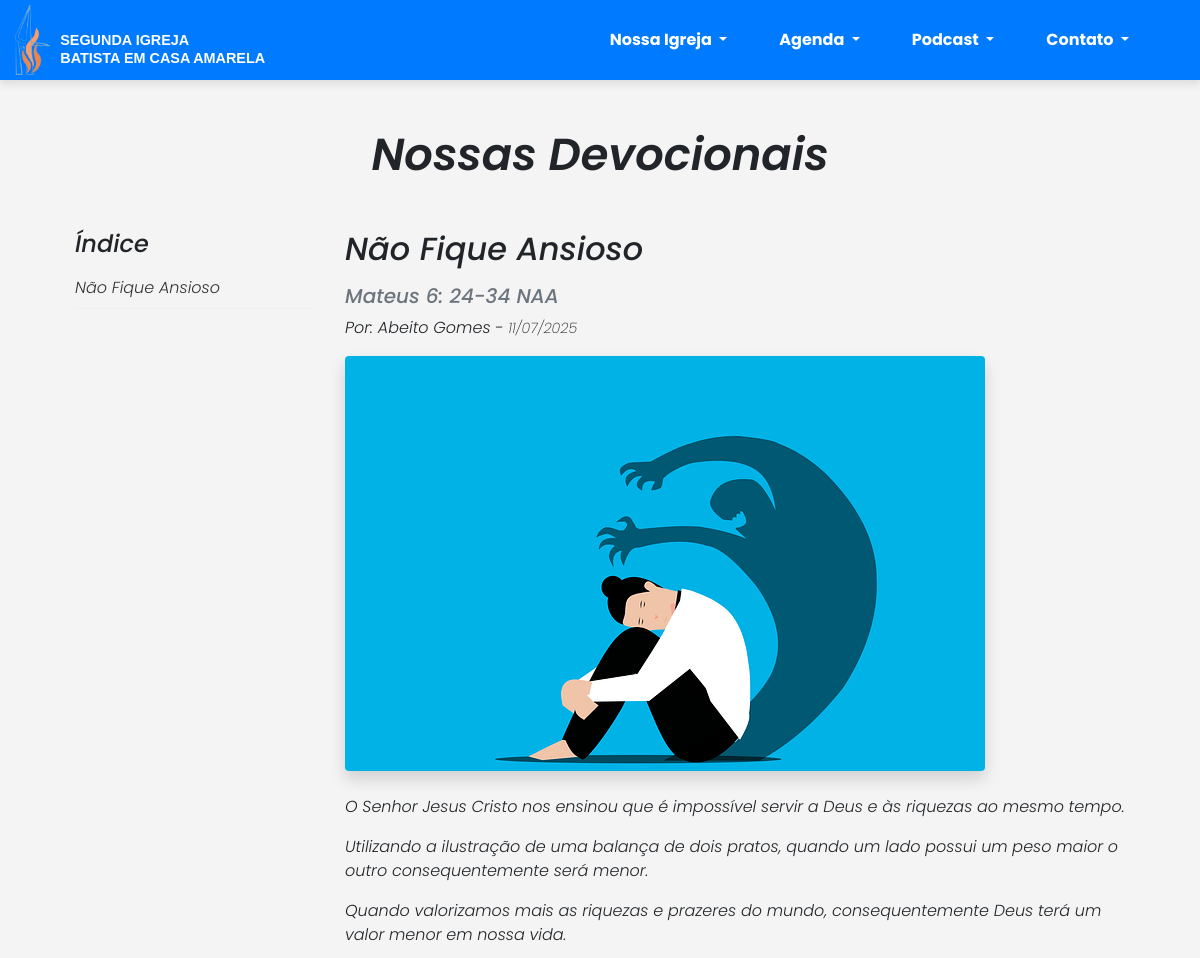
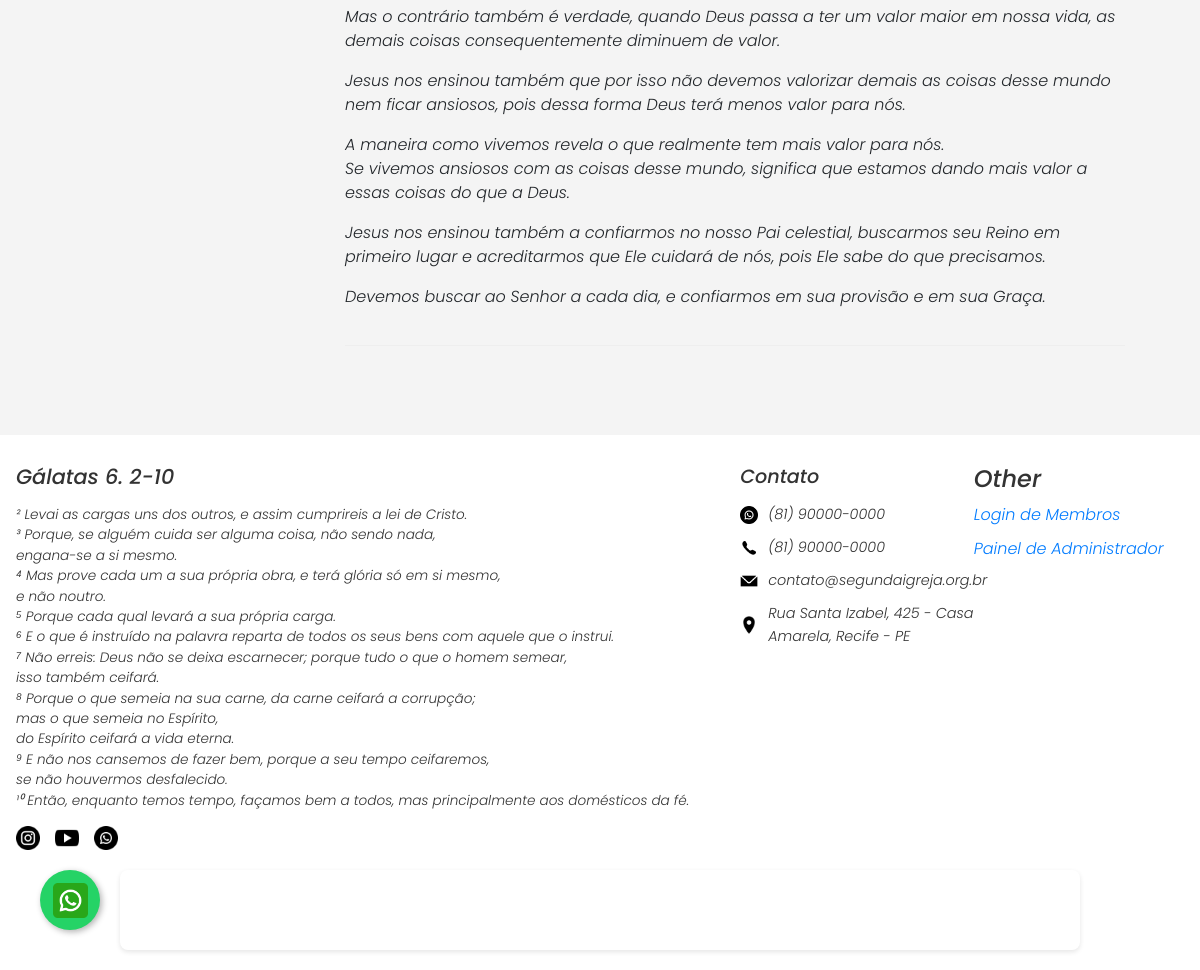
/devocionais/, run on the app's committed database (2 pictures, top to bottom).
### home/models.py (models this page shows, shortened)
class Devocional(models.Model):
    titulo = models.CharField(max_length=200, verbose_name="Título")
    subtitulo = models.CharField(max_length=255, blank=True, null=True, verbose_name="Subtítulo")
    autor = models.CharField(max_length=100, verbose_name="Autor (Assinatura)")
    imagem = models.ImageField(upload_to='devocionais/', verbose_name="Imagem Ilustrativa")
    conteudo = models.TextField(verbose_name="Conteúdo")
    data_publicacao = models.DateTimeField(default=timezone.now, verbose_name="Data de Publicação")
    class Meta:
        verbose_name = "Devocional"
        verbose_name_plural = "Devocionais"
        ordering = ['-data_publicacao']

### home/views.py (the view)
# urls.py: path("devocionais/", views.lista_devocionais, name="lista_devocionais"),
def lista_devocionais(request):
    devocionais = Devocional.objects.all()
    context = {
        'devocionais': devocionais
    }
    return render(request, 'home/lista_devocionais.html', context)

### templates/home/lista_devocionais.html (shortened to what this page needs)
{% extends 'base.html' %}
{% load static %}
{% block extra_css %}
<link rel="stylesheet" href="{% static 'styles/modular/devocionais.css' %}">
{% endblock %}
{% block content %}
<div class="container py-5">
    <h1 class="text-center mb-5">Nossas Devocionais</h1>
    <div class="row">
        <div class="col-lg-3">
            <div class="devocional-indice">
                <h4>Índice</h4>
                <ul>
                    {% for dev in devocionais %}
                    <li><a href="#devocional-{{ dev.id }}">{{ dev.titulo }}</a></li>
                    {% endfor %}
                </ul>
            </div>
        </div>
        <div class="col-lg-9">
            {% if devocionais %}
                {% for dev in devocionais %}
                <div id="devocional-{{ dev.id }}" class="devocional-item">
                    <h2 class="mb-3">{{ dev.titulo }}</h2>
                    {% if dev.subtitulo %}
                        <h5 class="text-muted">{{ dev.subtitulo }}</h5>
                    {% endif %}
                    <p class="font-italic">Por: {{ dev.autor }} - <small>{{ dev.data_publicacao|date:"d/m/Y" }}</small></p>
                    <img src="{{ dev.imagem.url }}" class="img-fluid rounded shadow mb-4" alt="{{ dev.titulo }}">
                    <div class="conteudo">
                        {{ dev.conteudo|linebreaks }}
                    </div>
                </div>
                {% endfor %}
            {% else %}
                <p class="text-center">Nenhuma devocional encontrada.</p>
            {% endif %}
        </div>
    </div>
</div>
{% endblock %}

### static/styles/modular/global.css (style rules this page uses)
:root { --font-family-principal: 'Poppins', sans-serif; --peso-extralight: 200; --peso-light: 300; --peso-regular: 400; --peso-medium: 500; --peso-semibold: 600; --peso-bold: 700; }
h1, .titulo-principal { font-family: var(--font-family-principal); font-style: italic; font-weight: var(--peso-semibold); font-size: 2.8rem; }
h2, .subtitulo { font-family: var(--font-family-principal); font-style: italic; font-weight: var(--peso-medium); font-size: 2rem; }
body { font-family: var(--font-family-principal); font-style: italic; font-weight: var(--peso-light); font-size: 1rem; line-height: 1.6; }
small, .texto-terciario { font-family: var(--font-family-principal); font-style: italic; font-weight: var(--peso-extralight); font-size: 0.9rem; }

### static/styles/modular/devocionais.css (style rules this page uses)
.devocional-item { margin-bottom: 40px; padding-bottom: 20px; border-bottom: 1px solid #eee; }
.devocional-indice { position: sticky; top: 100px; }
.devocional-indice ul { list-style-type: none; padding-left: 0; }
.devocional-indice li a { display: block; padding: 8px 0; color: #333; text-decoration: none; border-bottom: 1px solid #f0f0f0; transition: color 0.2s; }

### static/styles/modular/variables.css (style rules this page uses)
:root { --primary-color: #007bff; --secondary-color: #10acec; --accent-color: #d9971c; --bg-light: #f4f4f4; --bg-alt: #eee7d7; --text-dark: #000000; --text-light: #ffffff; --text-muted: #555555; --font-size-base: 16px; --font-size-sm: 0.875rem; --font-size-md: 1rem; --font-size-lg: 1.25rem; --font-size-xl: 1.5rem; --font-size-xxl: 2rem; --spacing-xs: 0.25rem; --spacing-sm: 0.5rem; --spacing-md: 1rem; --spacing-lg: 1.5rem; --spacing-xl: 2rem; --mobile-width: 576px; --tablet-width: 768px; --desktop-width: 992px; --large-desktop-width: 1200px; --border-radius-sm: 5px; --border-radius-md: 8px; --border-radius-lg: 10px; --border-radius-circle: 50%; --shadow-sm: 0 2px 4px rgba(0, 0, 0, 0.1); --shadow-md: 0 4px 8px rgba(0, 0, 0, 0.1); --shadow-lg: 0 8px 16px rgba(0, 0, 0, 0.2); --transition-fast: 0.3s ease; --transition-medium: 0.5s ease; --container-sm: 90%; --container-max-width: 1200px; }

### static/styles/modular/default.css (style rules this page uses)
* { margin: 0; padding: 0; box-sizing: border-box; }
body { font-family: 'Poppins', sans-serif; font-size: var(--font-size-base); background-color: var(--bg-light); overflow-x: hidden; }
.container { width: var(--container-sm); max-width: var(--container-max-width); margin: 0 auto; }
h1 { font-size: var(--font-size-xxl); margin-bottom: var(--spacing-md); }
h2 { font-size: var(--font-size-xl); margin-bottom: var(--spacing-md); }
p { margin-bottom: var(--spacing-md); line-height: 1.5; }
a { text-decoration: none; color: var(--primary-color); transition: var(--transition-fast); }
ul { list-style-type: none; padding-left: 0; }
ul li { margin-bottom: var(--spacing-sm); }
img, video, iframe { max-width: 100%; height: auto; display: block; }
.text-center { text-align: center; }
.mb-3 { margin-bottom: var(--spacing-lg); }

### data on the page
Devocional: titulo "Não Fique Ansioso", subtitulo "Mateus 6: 24-34 NAA", autor "Abeito Gomes", data_publicacao "11/07/2025", imagem (picture), conteudo "O Senhor Jesus Cristo nos ensinou que é impossível servir a Deus e às riquezas ao mesmo tempo. Utilizando a ilustração de uma balança de dois pratos, quando um lado possui um peso maior o outro consequentemente será menor. Quando valorizamos mais as riquezas e prazeres do mundo, consequentemente Deus terá um valor menor em nossa vida. Mas o contrário também é verdade, quando Deus passa a ter um valor maior em nossa vida, as demais coisas consequentemente diminuem de valor. Jesus nos ensinou também que por isso não devemos valorizar demais as coisas desse mundo nem ficar ansiosos, pois dessa forma Deus terá menos valor para nós. A maneira como vivemos revela o que realmente tem mais valor…"
